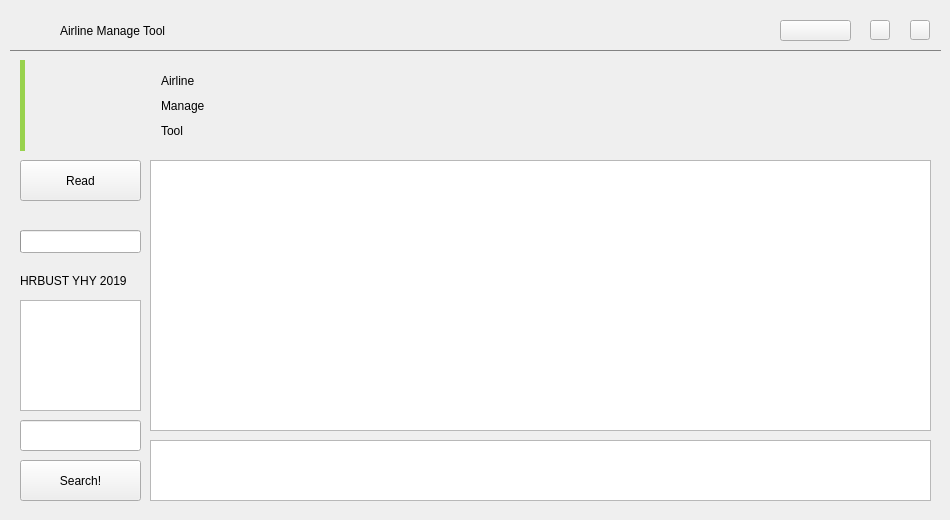
<?xml version="1.0" encoding="UTF-8"?>
<ui version="4.0">
 <class>MainWindow</class>
 <widget class="QMainWindow" name="MainWindow">
  <property name="geometry">
   <rect>
    <x>0</x>
    <y>0</y>
    <width>950</width>
    <height>520</height>
   </rect>
  </property>
  <property name="windowTitle">
   <string>Airline Manage Tool</string>
  </property>
  <property name="styleSheet">
   <string notr="true"/>
  </property>
  <property name="tabShape">
   <enum>QTabWidget::Rounded</enum>
  </property>
  <widget class="QWidget" name="centralWidget">
   <widget class="QPushButton" name="pushButton_read">
    <property name="geometry">
     <rect>
      <x>20</x>
      <y>160</y>
      <width>121</width>
      <height>41</height>
     </rect>
    </property>
    <property name="text">
     <string>Read</string>
    </property>
   </widget>
   <widget class="QTextBrowser" name="textBrowser_main">
    <property name="geometry">
     <rect>
      <x>150</x>
      <y>160</y>
      <width>781</width>
      <height>271</height>
     </rect>
    </property>
    <property name="autoFillBackground">
     <bool>false</bool>
    </property>
    <property name="frameShape">
     <enum>QFrame::StyledPanel</enum>
    </property>
    <property name="frameShadow">
     <enum>QFrame::Plain</enum>
    </property>
    <property name="lineWidth">
     <number>1</number>
    </property>
    <property name="midLineWidth">
     <number>1</number>
    </property>
   </widget>
   <widget class="QTextBrowser" name="textBrowser_minor">
    <property name="geometry">
     <rect>
      <x>150</x>
      <y>440</y>
      <width>781</width>
      <height>61</height>
     </rect>
    </property>
    <property name="frameShape">
     <enum>QFrame::StyledPanel</enum>
    </property>
    <property name="frameShadow">
     <enum>QFrame::Plain</enum>
    </property>
    <property name="lineWidth">
     <number>1</number>
    </property>
    <property name="midLineWidth">
     <number>1</number>
    </property>
   </widget>
   <widget class="QLineEdit" name="lineEdit_search">
    <property name="geometry">
     <rect>
      <x>20</x>
      <y>420</y>
      <width>121</width>
      <height>31</height>
     </rect>
    </property>
   </widget>
   <widget class="QPushButton" name="pushButton_search">
    <property name="geometry">
     <rect>
      <x>20</x>
      <y>460</y>
      <width>121</width>
      <height>41</height>
     </rect>
    </property>
    <property name="text">
     <string>Search!</string>
    </property>
   </widget>
   <widget class="QTextBrowser" name="textBrowser_welcome_2">
    <property name="geometry">
     <rect>
      <x>20</x>
      <y>300</y>
      <width>121</width>
      <height>111</height>
     </rect>
    </property>
    <property name="lineWidth">
     <number>1</number>
    </property>
   </widget>
   <widget class="QLabel" name="label_right">
    <property name="geometry">
     <rect>
      <x>20</x>
      <y>270</y>
      <width>121</width>
      <height>21</height>
     </rect>
    </property>
    <property name="contextMenuPolicy">
     <enum>Qt::PreventContextMenu</enum>
    </property>
    <property name="lineWidth">
     <number>1</number>
    </property>
    <property name="text">
     <string>HRBUST YHY 2019</string>
    </property>
   </widget>
   <widget class="QProgressBar" name="progressBar">
    <property name="geometry">
     <rect>
      <x>20</x>
      <y>230</y>
      <width>121</width>
      <height>23</height>
     </rect>
    </property>
    <property name="value">
     <number>0</number>
    </property>
    <property name="textVisible">
     <bool>false</bool>
    </property>
   </widget>
   <widget class="QLabel" name="label_ico">
    <property name="geometry">
     <rect>
      <x>50</x>
      <y>60</y>
      <width>91</width>
      <height>91</height>
     </rect>
    </property>
    <property name="styleSheet">
     <string notr="true">image: url(:/images/mainICO.png);</string>
    </property>
    <property name="lineWidth">
     <number>1</number>
    </property>
    <property name="text">
     <string/>
    </property>
   </widget>
   <widget class="QLabel" name="label_4">
    <property name="geometry">
     <rect>
      <x>20</x>
      <y>60</y>
      <width>5</width>
      <height>91</height>
     </rect>
    </property>
    <property name="styleSheet">
     <string notr="true">background-color: rgb(152, 210, 77);</string>
    </property>
    <property name="lineWidth">
     <number>1</number>
    </property>
    <property name="text">
     <string/>
    </property>
   </widget>
   <widget class="QPushButton" name="pushButton">
    <property name="geometry">
     <rect>
      <x>240</x>
      <y>60</y>
      <width>691</width>
      <height>88</height>
     </rect>
    </property>
    <property name="styleSheet">
     <string notr="true">background-image: url(:/images/hint0.png);</string>
    </property>
    <property name="text">
     <string/>
    </property>
    <property name="default">
     <bool>false</bool>
    </property>
    <property name="flat">
     <bool>true</bool>
    </property>
   </widget>
   <widget class="QWidget" name="layoutWidget">
    <property name="geometry">
     <rect>
      <x>150</x>
      <y>60</y>
      <width>71</width>
      <height>91</height>
     </rect>
    </property>
    <layout class="QVBoxLayout" name="verticalLayout">
     <item>
      <widget class="QLabel" name="label">
       <property name="text">
        <string>Airline</string>
       </property>
      </widget>
     </item>
     <item>
      <widget class="QLabel" name="label_2">
       <property name="text">
        <string>Manage</string>
       </property>
      </widget>
     </item>
     <item>
      <widget class="QLabel" name="label_3">
       <property name="text">
        <string>Tool</string>
       </property>
      </widget>
     </item>
    </layout>
   </widget>
   <widget class="QPushButton" name="pushBtn_close">
    <property name="geometry">
     <rect>
      <x>910</x>
      <y>20</y>
      <width>20</width>
      <height>20</height>
     </rect>
    </property>
    <property name="styleSheet">
     <string notr="true">border-image: url(:/images/quit0.png);</string>
    </property>
    <property name="text">
     <string/>
    </property>
   </widget>
   <widget class="QPushButton" name="pushBtn_minimize">
    <property name="geometry">
     <rect>
      <x>870</x>
      <y>20</y>
      <width>20</width>
      <height>20</height>
     </rect>
    </property>
    <property name="styleSheet">
     <string notr="true">border-image: url(:/images/minimize0.png);</string>
    </property>
    <property name="text">
     <string/>
    </property>
   </widget>
   <widget class="QLabel" name="label_5">
    <property name="geometry">
     <rect>
      <x>20</x>
      <y>20</y>
      <width>25</width>
      <height>25</height>
     </rect>
    </property>
    <property name="styleSheet">
     <string notr="true">image: url(:/images/logo.ico);</string>
    </property>
    <property name="text">
     <string/>
    </property>
   </widget>
   <widget class="QLabel" name="label_6">
    <property name="geometry">
     <rect>
      <x>60</x>
      <y>20</y>
      <width>211</width>
      <height>21</height>
     </rect>
    </property>
    <property name="text">
     <string>Airline Manage Tool</string>
    </property>
   </widget>
   <widget class="Line" name="line">
    <property name="geometry">
     <rect>
      <x>10</x>
      <y>40</y>
      <width>931</width>
      <height>20</height>
     </rect>
    </property>
    <property name="styleSheet">
     <string notr="true">color: rgb(131, 131, 131);</string>
    </property>
    <property name="frameShadow">
     <enum>QFrame::Plain</enum>
    </property>
    <property name="orientation">
     <enum>Qt::Horizontal</enum>
    </property>
   </widget>
   <widget class="QPushButton" name="pushBtn_about">
    <property name="geometry">
     <rect>
      <x>780</x>
      <y>20</y>
      <width>71</width>
      <height>21</height>
     </rect>
    </property>
    <property name="styleSheet">
     <string notr="true">border-image: url(:/images/about0.png);</string>
    </property>
    <property name="text">
     <string/>
    </property>
   </widget>
  </widget>
 </widget>
 <layoutdefault spacing="6" margin="11"/>
 <resources/>
 <connections/>
</ui>
